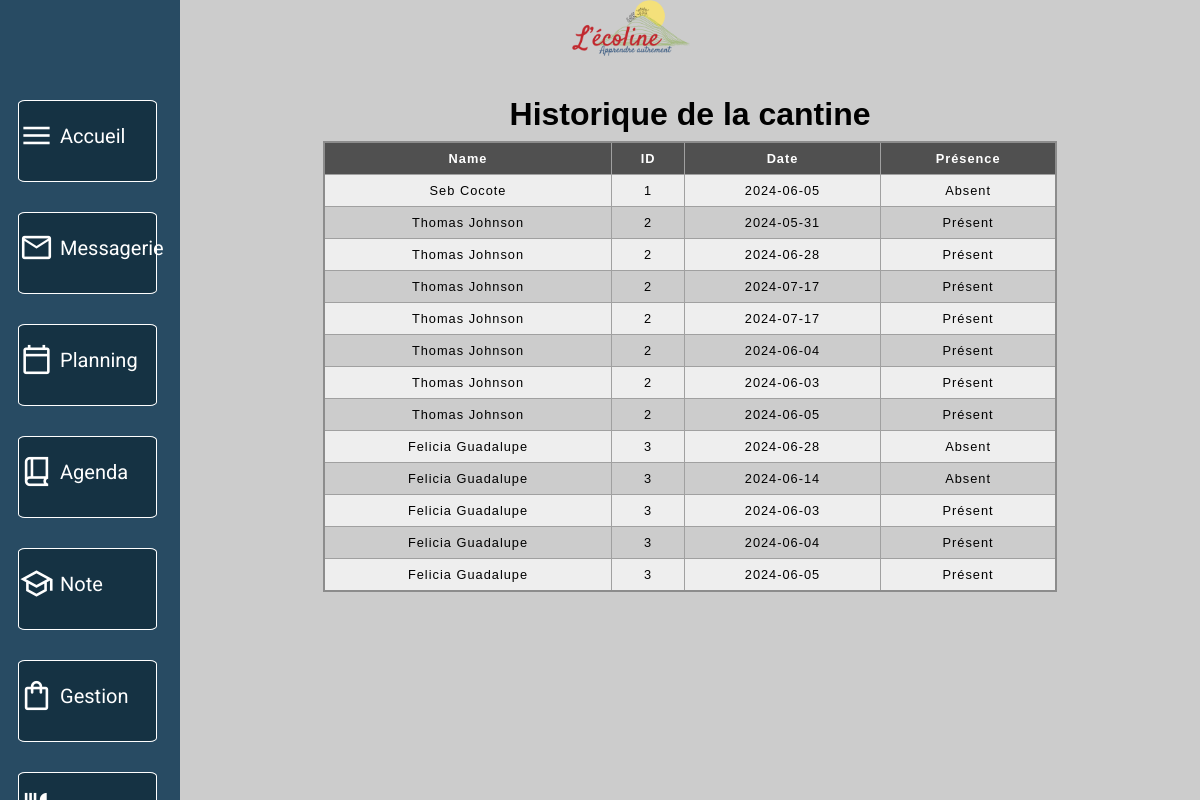
The app's page /cantine/cantine-historique.php with its own data.
### tables this page shows
CREATE TABLE `reservation` (
  `reservation_id` int(11) NOT NULL,
  `fk_student_id` int(11) NOT NULL,
  `res_date` date DEFAULT NULL,
  `presence` tinyint(1) DEFAULT 1
);

CREATE TABLE `student` (
  `student_id` int(11) NOT NULL,
  `first_name` varchar(255) DEFAULT NULL,
  `last_name` varchar(255) DEFAULT NULL,
  `city` varchar(255) DEFAULT NULL,
  `mobile_number` int(11) DEFAULT NULL,
  `phone_number` int(11) DEFAULT NULL,
  `email` varchar(255) DEFAULT NULL,
  `birthdate` date DEFAULT NULL,
  `student_image` varchar(255) DEFAULT NULL
);

### cantine/sql_login.php (called while the page is built, shortened)
<?php
$host = "localhost";
$user = "root";
$password = "";
$bdd = "ecoline_reservation";
$connect = new mysqli($host, $user, $password, $bdd);
$req_histoire = "SELECT * FROM reservation
FULL JOIN student
ON fk_student_id = student.student_id";
$result_histoire = $connect->query($req_histoire);
?>

### cantine/cantine-historique.php (the view, shortened to what this page needs)
<!DOCTYPE html>
<html lang="fr">
<head>
</head>
<?php
include 'sql_login.php';
$data_histoire = array();
while ($row_histoire = $result_histoire->fetch_assoc()) {
    $data_histoire[] = $row_histoire;
}
?>
<body>
    <div class="container-all">
        <?php include '../components/sidebar.php'; ?>
        <div class="main">
            <div class="head">
                <div class="logo-block">
                    <img src="/image/logo-ecoline.png">
                </div>
            </div>
            <div class="page-title">
                <h1>Historique de la cantine</h1>
            </div>
            <div class="main-container">
                <table class="table_histoire">
                    <tr>
                        <th scope='col'>Name</th>
                        <th scope='col'>ID</th>
                        <th scope='col'>Date</th>
                        <th scope='col'>Présence</th>
                    </tr>
                    <?php
                    foreach ($data_histoire as $row_histoire) {
                        if (!empty($row_histoire["reservation_id"])) {
                            echo "<tr>";
                            echo "<td>" . $row_histoire["first_name"] . " " . $row_histoire["last_name"] . "</td>";
                            echo "<td>" . $row_histoire["student_id"] . "</td>";
                            echo "<td>" . $row_histoire["res_date"] . " </td>";
                            if ($row_histoire["presence"] == 1) {
                                echo "<td>Présent</td>";
                            } else {
                                echo "<td>Absent</td>";
                            }
                            echo "</tr>";
                        }
                    }
                    ?>
                </table>
            </div>
        </div>
    </div>
</body>
</html>

### components/sidebar.php (shortened to what this page needs)
           <div class="sidebar">
            <div class="section-container">
                <div class="section">
                    <div class="left">
                            <span class="material-symbols-outlined">
                            </span>
                    </div>
                    <div class="right">
                       <a href="/home.php"> <h2>Accueil</h2></a>
                    </div>
                </div>
                <div class="section">
                    <div class="left">
                        <span class="material-symbols-outlined">
                        </span>
                    </div>
                    <div class="right">
                        <a href="Messagerie\index.php"><h2>Messagerie</h2></a>
                    </div>
                </div>
                <div class="section">
                    <div class="left">
                        <span class="material-symbols-outlined">
                        </span>
                    </div>
                    <div class="right">
                         <h2>Planning</h2>
                    </div>
                </div>
                <div class="section">
                    <div class="left">
                        <span class="material-symbols-outlined">
                        </span>
                    </div>
                    <div class="right">
                    <h2>Agenda</h2>
                    </div>
                </div>
                <div class="section">
                    <div class="left">
                        <span class="material-symbols-outlined">
                        </span>
                    </div>
                    <div class="right">
                         <h2>Note</h2>
                    </div>
                </div>
                <div class="section">
                    <div class="left">
                        <span class="material-symbols-outlined">
                        </span>
                    </div>
                    <div class="right">
                        <a href="/manage/manage.html">
                            <a href="manage\manage.php"> <h2>Gestion</h2></a>
                        </a>
                    </div>
                </div>
                <div class="section">
                    <div class="left">
                        <span class="material-symbols-outlined">
                        </span>
                    </div>
                    <div class="right">
                        <a href="/cantine/cantine-menu.php">
                             <h2>Cantine</h2>
                        </a>
                    </div>
                </div>
             </div>
</div>

### components/sidebar.css (style rules this page uses)
* { padding: 0; margin: 0; }
.container-all { width: 100%; }
.container-all .sidebar { background-color: #284B63; width: 15%; height: 100vh; overflow-y: hidden; }
.container-all .sidebar .section-container { margin-top: 100px; width: 70%; margin-left: auto; margin-right: auto; }
.container-all .sidebar .section { width: 80%; border-radius: 5%; height: 70px; margin-bottom: 30px; color: white; font-family: Arial; font-size: larger; display: flex; justify-content: space-between; justify-content: left; border: solid 0.5px white; }
.container-all .sidebar .section .left { height: 100%; width: 30%; }
.container-all .sidebar .section .left span { font-size: 35px; line-height: 70px; }
.container-all .sidebar .section .right { height: 100%; width: 70%; }
.container-all .sidebar .section .right h2 { text-decoration: none; color: white; font-size: 20px; text-align: left; font-family: "Roboto", sans-serif; font-weight: 400; font-style: normal; line-height: 70px; text-decoration: none; }

### Admin/sidebar.css (style rules this page uses)
* { padding: 0; margin: 0; }
.container-all .sidebar { background-color: #284B63; width: 15%; height: 100vh; overflow: hidden; }
.container-all .sidebar .section-container { margin-top: 100px; width: 80%; margin-left: auto; margin-right: auto; }
.container-all .sidebar .section { background-color: #153243; width: 95%; border-radius: 5%; height: 80px; margin-bottom: 30px; color: white; font-family: Arial; font-size: larger; display: flex; justify-content: space-between; justify-content: left; }
.container-all .sidebar .section .material-symbols-outlined { font-size: 50px; }
.container-all .sidebar .section span { font-size: 20px; line-height: 80px; }
.container-all .sidebar .section a { text-decoration: none; color: #284B63; }

### style.css (style rules this page uses)
* { padding: 0; margin: 0; }
.container-all { display: flex; width: 100%; height: 100vh; }
.container-all .main { width: 85%; height: 100%; display: flex; flex-direction: column; background-color: #CCCCCC; overflow-y: auto; }
.container-all .head { width: 100%; height: 7vh; display: flex; }
.container-all .head .logo-block { width: 50%; height: 100%; text-align: right; }
.container-all .head .logo-block img { height: 100%; }
.section span { height: 150px; width: auto; }
.main-container { display: flex; width: 90%; height: 100%; margin-left: auto; margin-right: auto; flex-direction: row; }

### cantine/style-cantine.css (style rules this page uses)
* { padding: 0; margin: 0; }
.container-all { display: flex; width: 100%; height: 100vh; }
.container-all .main { width: 85%; height: 100%; display: flex; flex-direction: column; background-color: #CCCCCC; overflow-y: auto; }
.container-all .head { width: 100%; height: 7vh; display: flex; }
.container-all .head .logo-block { width: 50%; height: 100%; text-align: right; }
.container-all .head .logo-block img { height: 100%; }
.section span { height: 150px; width: auto; }
.page-title { margin-top: 5vh; margin-bottom: 1vh; font-family: Arial; font-size: 2vh; text-align: center; }
.main-container { display: flex; width: 90%; height: 100%; margin-left: auto; margin-right: auto; flex-direction: column; }

### cantine/cantine-historique.php (style rules this page uses)
.table_histoire { width: 80%; margin-left: auto; margin-right: auto; border-collapse: collapse; border: 2px solid rgb(140 140 140); font-family: sans-serif; font-size: 0.8rem; letter-spacing: 1px; }
th, td { border: 1px solid rgb(160 160 160); padding: 8px 10px; }
th[scope='col'] { background-color: #505050; color: #fff; }
td { text-align: center; }
tr:nth-of-type(even) { background-color: #eee; }

### records on screen
reservation: fk_student.first_name "Seb", fk_student.last_name "Cocote", fk_student.student_id "1", res_date "2024-06-05", presence "Absent"
reservation: fk_student.first_name "Thomas", fk_student.last_name "Johnson", fk_student.student_id "2", res_date "2024-05-31", presence "Présent"
reservation: fk_student.first_name "Thomas", fk_student.last_name "Johnson", fk_student.student_id "2", res_date "2024-06-28", presence "Présent"
reservation: fk_student.first_name "Thomas", fk_student.last_name "Johnson", fk_student.student_id "2", res_date "2024-07-17", presence "Présent"
reservation: fk_student.first_name "Thomas", fk_student.last_name "Johnson", fk_student.student_id "2", res_date "2024-07-17", presence "Présent"
reservation: fk_student.first_name "Thomas", fk_student.last_name "Johnson", fk_student.student_id "2", res_date "2024-06-04", presence "Présent"
reservation: fk_student.first_name "Thomas", fk_student.last_name "Johnson", fk_student.student_id "2", res_date "2024-06-03", presence "Présent"
reservation: fk_student.first_name "Thomas", fk_student.last_name "Johnson", fk_student.student_id "2", res_date "2024-06-05", presence "Présent"
reservation: fk_student.first_name "Felicia", fk_student.last_name "Guadalupe", fk_student.student_id "3", res_date "2024-06-28", shows "Absent"
reservation: fk_student.first_name "Felicia", fk_student.last_name "Guadalupe", fk_student.student_id "3", res_date "2024-06-14", shows "Absent"
reservation: fk_student.first_name "Felicia", fk_student.last_name "Guadalupe", fk_student.student_id "3", res_date "2024-06-03", presence "Présent"
reservation: fk_student.first_name "Felicia", fk_student.last_name "Guadalupe", fk_student.student_id "3", res_date "2024-06-04", presence "Présent"
reservation: fk_student.first_name "Felicia", fk_student.last_name "Guadalupe", fk_student.student_id "3", res_date "2024-06-05", presence "Présent"
